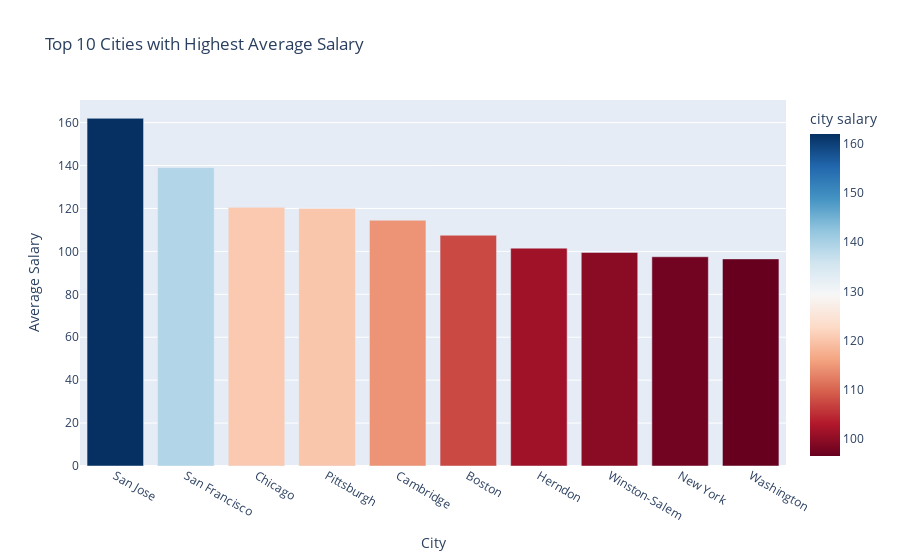

The notebook cell saved with this chart:
### Code cell
#creating a dataframe containing the median salaries for all the 
#cities with at least 10 entries in the dataframe

city_counts = data['city'].value_counts()
selected_cities = city_counts[city_counts >= 10].index.tolist()
city_salary = data[data['city'].isin(selected_cities)].groupby('city')['median salary'].median().reset_index()
city_salary.columns = ['city', 'city salary']
cities = city_salary.drop_duplicates(subset=['city']).reset_index(drop=True)

top_cities = cities.nlargest(10, 'city salary')
fig = px.bar(top_cities, x='city', y='city salary', color='city salary', 
             color_continuous_scale='RdBu', title='Top 10 Cities with Highest Average Salary')

# Set the x-axis label
fig.update_xaxes(title_text='City')

# Set the y-axis label
fig.update_yaxes(title_text='Average Salary')

# Show the plot
fig.show()

### Figure 1 — Plotly figure (JSON) as saved in the notebook; plotly's stock layout.template omitted (floating-point values rounded to 4 significant figures)
{"data": [{"alignmentgroup": "True", "hovertemplate": "city=%{x}<br>city salary=%{marker.color}<extra></extra>", "legendgroup": "", "marker": {"color": [162, 139, 120.5, 120, 114.5, 107.5, 101.5, 99.5, 97.5, 96.5], "coloraxis": "coloraxis", "pattern": {"shape": ""}}, "name": "", "offsetgroup": "", "orientation": "v", "showlegend": false, "textposition": "auto", "type": "bar", "x": ["San Jose", "San Francisco", "Chicago", "Pittsburgh", "Cambridge", "Boston", "Herndon", "Winston-Salem", "New York", "Washington"], "xaxis": "x", "y": [162, 139, 120.5, 120, 114.5, 107.5, 101.5, 99.5, 97.5, 96.5], "yaxis": "y"}], "layout": {"barmode": "relative", "coloraxis": {"colorbar": {"title": {"text": "city salary"}}, "colorscale": [[0, "rgb(103,0,31)"], [0.1, "rgb(178,24,43)"], [0.2, "rgb(214,96,77)"], [0.3, "rgb(244,165,130)"], [0.4, "rgb(253,219,199)"], [0.5, "rgb(247,247,247)"], [0.6, "rgb(209,229,240)"], [0.7, "rgb(146,197,222)"], [0.8, "rgb(67,147,195)"], [0.9, "rgb(33,102,172)"], [1, "rgb(5,48,97)"]]}, "legend": {"tracegroupgap": 0}, "title": {"text": "Top 10 Cities with Highest Average Salary"}, "xaxis": {"anchor": "y", "domain": [0, 1], "title": {"text": "City"}}, "yaxis": {"anchor": "x", "domain": [0, 1], "title": {"text": "Average Salary"}}}}
